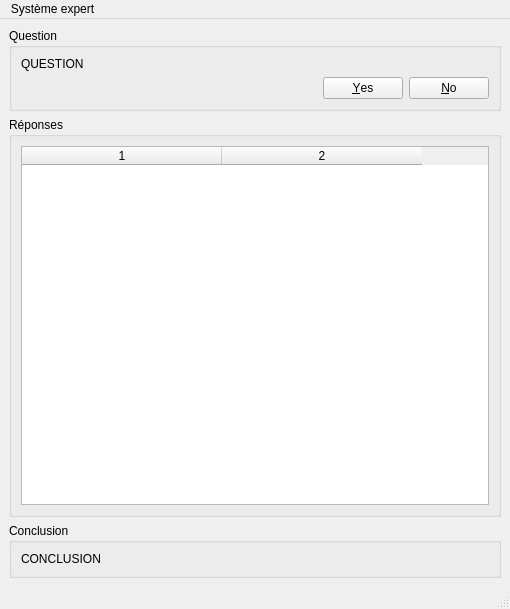
<?xml version="1.0" encoding="UTF-8"?>
<ui version="4.0">
 <class>MainWindow</class>
 <widget class="QMainWindow" name="MainWindow">
  <property name="geometry">
   <rect>
    <x>0</x>
    <y>0</y>
    <width>510</width>
    <height>609</height>
   </rect>
  </property>
  <property name="windowTitle">
   <string>MainWindow</string>
  </property>
  <widget class="QWidget" name="centralwidget">
   <layout class="QGridLayout" name="gridLayout">
    <item row="1" column="0">
     <widget class="QGroupBox" name="groupBox_2">
      <property name="title">
       <string>Réponses</string>
      </property>
      <layout class="QGridLayout" name="gridLayout_2">
       <item row="1" column="0">
        <widget class="QTableWidget" name="answerTableWidget">
         <property name="editTriggers">
          <set>QAbstractItemView::NoEditTriggers</set>
         </property>
         <property name="selectionMode">
          <enum>QAbstractItemView::SingleSelection</enum>
         </property>
         <property name="selectionBehavior">
          <enum>QAbstractItemView::SelectRows</enum>
         </property>
         <property name="columnCount">
          <number>2</number>
         </property>
         <attribute name="horizontalHeaderDefaultSectionSize">
          <number>200</number>
         </attribute>
         <attribute name="verticalHeaderVisible">
          <bool>false</bool>
         </attribute>
         <column/>
         <column/>
        </widget>
       </item>
      </layout>
     </widget>
    </item>
    <item row="0" column="0">
     <widget class="QGroupBox" name="groupBox">
      <property name="title">
       <string>Question</string>
      </property>
      <layout class="QGridLayout" name="gridLayout_3">
       <item row="0" column="0">
        <widget class="QLabel" name="questionLabel">
         <property name="text">
          <string>QUESTION</string>
         </property>
        </widget>
       </item>
       <item row="1" column="0">
        <widget class="QDialogButtonBox" name="answer">
         <property name="standardButtons">
          <set>QDialogButtonBox::No|QDialogButtonBox::Yes</set>
         </property>
        </widget>
       </item>
      </layout>
     </widget>
    </item>
    <item row="2" column="0">
     <widget class="QGroupBox" name="groupBox_3">
      <property name="title">
       <string>Conclusion</string>
      </property>
      <layout class="QGridLayout" name="gridLayout_4">
       <item row="0" column="0">
        <widget class="QLabel" name="conclusionLabel">
         <property name="text">
          <string>CONCLUSION</string>
         </property>
        </widget>
       </item>
      </layout>
     </widget>
    </item>
   </layout>
  </widget>
  <widget class="QMenuBar" name="menubar">
   <property name="geometry">
    <rect>
     <x>0</x>
     <y>0</y>
     <width>510</width>
     <height>20</height>
    </rect>
   </property>
   <widget class="QMenu" name="menuFichier">
    <property name="title">
     <string>Système expert</string>
    </property>
    <addaction name="actionNew"/>
    <addaction name="actionLoadRules"/>
    <addaction name="actionClose"/>
   </widget>
   <addaction name="menuFichier"/>
  </widget>
  <widget class="QStatusBar" name="statusbar"/>
  <action name="actionNew">
   <property name="text">
    <string>Nouveau</string>
   </property>
   <property name="shortcut">
    <string>Ctrl+N</string>
   </property>
  </action>
  <action name="actionLoadRules">
   <property name="text">
    <string>Charger règles...</string>
   </property>
   <property name="shortcut">
    <string>Ctrl+O</string>
   </property>
  </action>
  <action name="actionClose">
   <property name="text">
    <string>Quitter</string>
   </property>
   <property name="iconText">
    <string>Quit</string>
   </property>
   <property name="shortcut">
    <string>Ctrl+Q</string>
   </property>
  </action>
 </widget>
 <resources/>
 <connections>
  <connection>
   <sender>actionClose</sender>
   <signal>activated()</signal>
   <receiver>MainWindow</receiver>
   <slot>close()</slot>
   <hints>
    <hint type="sourcelabel">
     <x>-1</x>
     <y>-1</y>
    </hint>
    <hint type="destinationlabel">
     <x>254</x>
     <y>304</y>
    </hint>
   </hints>
  </connection>
 </connections>
</ui>
